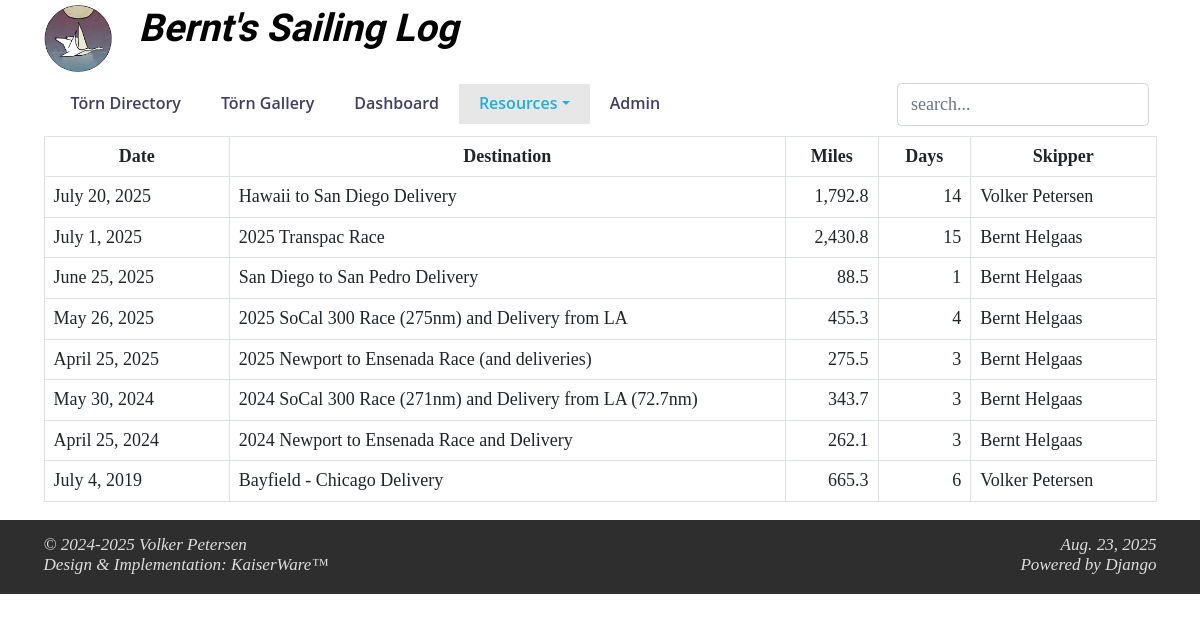
Page /printDirectory on the earlier database version.
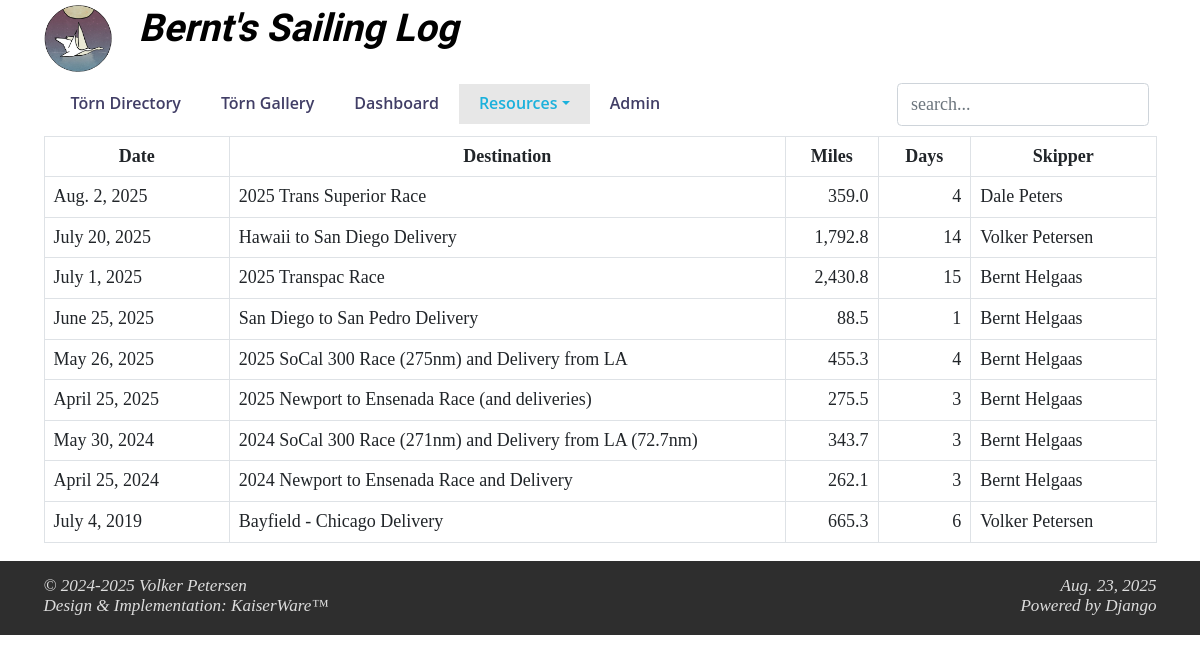
Same page on the later database version.
### toerns/models.py (models this page shows, shortened)
class toerndirectory(models.Model):
    geoChoices = (
        ('Atlantic', u'Atlantic'),
        ('Baltic', u'Baltic'),
        ('Caribbean', u'Caribbean'),
        ('Coratia', u'Croatia'),
        ('Great Lakes', u'Great Lakes'),
        ('Pacific', u'Pacific')
    )
    id = models.AutoField(primary_key=True)
    startDate = models.DateField(help_text="date in YYYY-MM-DD format")
    endDate = models.DateField(help_text="date in YYYY-MM-DD format")
    destination = models.CharField(blank=True, null=True, max_length=150)
    georegion = models.CharField(blank=True, null=True, max_length=40, choices=geoChoices,
                                 help_text="Atlantic, Baltic, Caribbean, Croatia, Great Lakes, Pacific")
    maptable = models.CharField(blank=True, null=True, max_length=100,
                                help_text="name of the Google Maps waypoints table")
    boat = models.CharField(blank=True, null=True, max_length=810)
    miles = models.DecimalField(null=True, max_digits=8, decimal_places=2)
    daysAtSea = models.IntegerField()
    skipper = models.ManyToManyField(CrewMembers, blank=True, related_name='skipperToern')
    crew = models.ManyToManyField(CrewMembers, blank=True, related_name='crewToern')
    image = models.CharField(blank=True, null=True, max_length=100)
    picturelink = models.CharField(blank=True, null=True, max_length=200)
    class Meta:
        managed = True
        db_table = "ToernDirectory"
        verbose_name_plural = 'Toern Directory'

class CrewMembers(models.Model):
    firstName = models.CharField(max_length=50)
    lastName = models.CharField(max_length=50)
    email = models.CharField(max_length=50, blank=True)
    skills = models.ManyToManyField(SailingSkills, blank=True)
    class Meta:
        managed = True
        db_table = "CrewMembers"
        verbose_name_plural = 'Crew Members'
        ordering = ['lastName', 'firstName']

### toerns/views.py (the view)
# urls.py: path("printDirectory", views.printDirectory, name="PrintDirectory"),
def printDirectory(request):
    return render(request, "toerns/printDirectory.html",
                  context=fetchContent(request, route="all"))

### templates/toerns/printDirectory.html (shortened to what this page needs)
{% extends "toerns/header.html" %}
{% load static %}
{% load humanize %}
{% block content %}
    <div class="container">
		<table class="table table-bordered display responsive wrap" cellspacing="0" width="100%" >
		<thead>
			<tr>
				<th class="col-2 text-center">Date</th>
				<th class="col-6 text-center">Destination</th>
				<th class="col-1 text-center">Miles</th>
				<th class="col-1 text-center">Days</th>
				<th class="col-2 text-center">Skipper</th>
			</tr>
		</thead>
		<tbody>
		{% for trip in trips %}
	        <tr>
				<td class="text-start">{{ trip.startDate }}</td>
				<td class="text-start">{{ trip.destination|safe }}</td>
				<td class="text-end">{{ trip.miles|floatformat:1|intcomma }}</td>
				<td class="text-end">{{ trip.daysAtSea }}</td>
				<td class="text-start">
					{% for skipper in trip.skipper.all %}
						{{ skipper.firstName }}&nbsp;{{ skipper.lastName }}
					{% endfor %}
				</td>
	        </tr>
		{% empty %}
			<div class="row">
				<div class="col-12">
					<h2>No sailing trips found in the SQLite DB.</h2>
				</div>
			</div>
		{% endfor %}
		</tbody>
		</table>
    </div>
{% endblock %}

Differences in the rows shown:
added toerndirectory: startDate "Aug. 2, 2025", destination "2025 Trans Superior Race", miles "359.0", daysAtSea "4"
now on this page (row unchanged): CrewMembers: firstName "Dale", lastName "Peters", shown under "Aug. 2, 2025"
